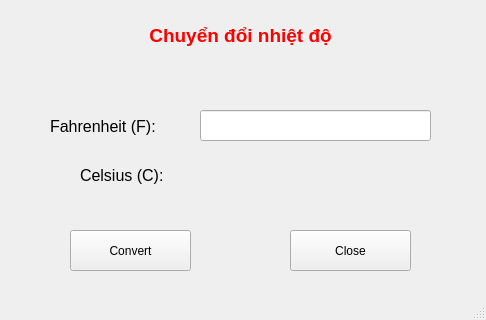
<?xml version="1.0" encoding="UTF-8"?>
<ui version="4.0">
 <class>MainWindow</class>
 <widget class="QMainWindow" name="MainWindow">
  <property name="geometry">
   <rect>
    <x>0</x>
    <y>0</y>
    <width>486</width>
    <height>320</height>
   </rect>
  </property>
  <property name="windowTitle">
   <string>Hồ Quang Vinh - F to C</string>
  </property>
  <widget class="QWidget" name="centralwidget">
   <widget class="QWidget" name="verticalLayoutWidget">
    <property name="geometry">
     <rect>
      <x>0</x>
      <y>0</y>
      <width>481</width>
      <height>71</height>
     </rect>
    </property>
    <layout class="QVBoxLayout" name="verticalLayout">
     <item>
      <widget class="QLabel" name="label">
       <property name="text">
        <string>&lt;html&gt;&lt;head/&gt;&lt;body&gt;&lt;p align=&quot;center&quot;&gt;&lt;span style=&quot; font-size:14pt; font-weight:600; color:#ff0000;&quot;&gt;Chuyển đổi nhiệt độ&lt;/span&gt;&lt;/p&gt;&lt;/body&gt;&lt;/html&gt;</string>
       </property>
      </widget>
     </item>
    </layout>
   </widget>
   <widget class="QLineEdit" name="fahrenheitFLineEdit">
    <property name="geometry">
     <rect>
      <x>200</x>
      <y>110</y>
      <width>231</width>
      <height>31</height>
     </rect>
    </property>
    <property name="font">
     <font>
      <pointsize>13</pointsize>
     </font>
    </property>
   </widget>
   <widget class="QLabel" name="fahrenheitFLabel">
    <property name="geometry">
     <rect>
      <x>50</x>
      <y>110</y>
      <width>134</width>
      <height>33</height>
     </rect>
    </property>
    <property name="font">
     <font>
      <pointsize>12</pointsize>
     </font>
    </property>
    <property name="text">
     <string>Fahrenheit (F):</string>
    </property>
   </widget>
   <widget class="QLabel" name="labelC">
    <property name="geometry">
     <rect>
      <x>80</x>
      <y>150</y>
      <width>101</width>
      <height>51</height>
     </rect>
    </property>
    <property name="text">
     <string>&lt;html&gt;&lt;head/&gt;&lt;body&gt;&lt;p&gt;&lt;span style=&quot; font-size:12pt;&quot;&gt;Celsius (C):&lt;/span&gt;&lt;/p&gt;&lt;/body&gt;&lt;/html&gt;</string>
    </property>
   </widget>
   <widget class="QLabel" name="labelShowC">
    <property name="geometry">
     <rect>
      <x>200</x>
      <y>160</y>
      <width>231</width>
      <height>31</height>
     </rect>
    </property>
    <property name="text">
     <string>&lt;html&gt;&lt;head/&gt;&lt;body&gt;&lt;p&gt;&lt;br/&gt;&lt;/p&gt;&lt;/body&gt;&lt;/html&gt;</string>
    </property>
   </widget>
   <widget class="QPushButton" name="pushButtonConvert">
    <property name="geometry">
     <rect>
      <x>70</x>
      <y>230</y>
      <width>121</width>
      <height>41</height>
     </rect>
    </property>
    <property name="font">
     <font>
      <pointsize>9</pointsize>
     </font>
    </property>
    <property name="text">
     <string>Convert</string>
    </property>
   </widget>
   <widget class="QPushButton" name="pushButtonClose">
    <property name="geometry">
     <rect>
      <x>290</x>
      <y>230</y>
      <width>121</width>
      <height>41</height>
     </rect>
    </property>
    <property name="font">
     <font>
      <pointsize>9</pointsize>
     </font>
    </property>
    <property name="text">
     <string>Close</string>
    </property>
   </widget>
  </widget>
  <widget class="QMenuBar" name="menubar">
   <property name="geometry">
    <rect>
     <x>0</x>
     <y>0</y>
     <width>486</width>
     <height>26</height>
    </rect>
   </property>
  </widget>
  <widget class="QStatusBar" name="statusbar"/>
 </widget>
 <resources/>
 <connections>
  <connection>
   <sender>pushButtonClose</sender>
   <signal>clicked()</signal>
   <receiver>MainWindow</receiver>
   <slot>close()</slot>
   <hints>
    <hint type="sourcelabel">
     <x>350</x>
     <y>276</y>
    </hint>
    <hint type="destinationlabel">
     <x>242</x>
     <y>159</y>
    </hint>
   </hints>
  </connection>
 </connections>
</ui>
